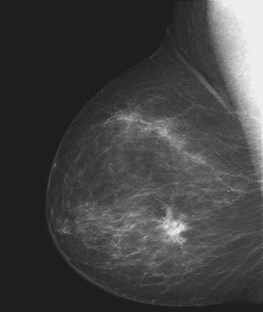
%> input picture Fig0304(a)(breast_digital_Xray).tif, 263 x 312 px, shrunk from 482 x 571 before the run
$ octave grayleveltransform.m   (GNU Octave 9; MATLAB toolbox functions it lacks are replaced by stand-ins)
%> lines starting %> are read from the running program, lines starting %| are printed output that depends on the picture; in (x1, y1, x2, y2) boxes, pixels count from 0 and x2, y2 are one past the last pixel; in counts of white or black regions, pixels touching at a corner belong together; the program's own positions count from 1
%% Negative
f = imread('Fig0304(a)(breast_digital_Xray).tif');
%> f is the input picture: size 312x263 uint8; min 28, max 243, mean 66.7
[p,q] = size(f);
%> p = 312; q = 263
m = max(f(:));
%> m = 243
z = zeros(p,q);
for i=1:p
    for j=1:q
        z(i,j) = (m - 1 -f(i,j));
    end
end
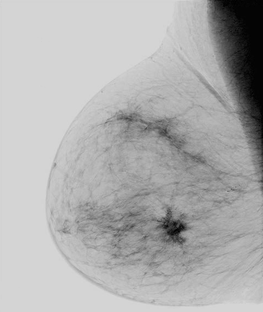
%> z: size 312x263 double; min 0, max 214, mean 175.3
figure, imshow(f);
% Display and title output.
subplot (1,2,1);
imagesc(f);
title('Input Image');

subplot (1,2,2);
imagesc (z);
title('Output Image');

%% Logarthim transform

f = imread('Fig0305(a)(DFT_no_log).tif');
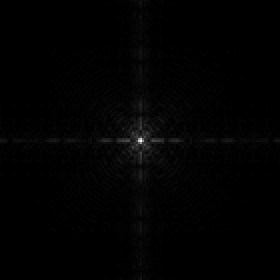
%> input picture Fig0305(a)(DFT_no_log).tif, 140 x 140 px, shrunk from 256 x 256 before the run (shown 2 times larger)
%> f is the input picture: size 140x140 uint8; min 0, max 247, mean 2.1
[p,q] = size(f);
%> p = 140; q = 140
m = max(f(:));
%> m = 247
z = zeros(p,q);
f= double(f);
%> f: size 140x140 double
for i=1:p
    for j=1:q
        z(i,j) = 2*log10(2+f(i,j));
    end
end
%> z: size 140x140 double
figure, imshow(f);
%> after `imshow(f)`:
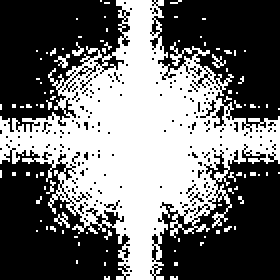
%> displayed picture: size 140x140, on the screen's scale of 0 to 255 (shown 2 times larger); 43% white; 94 white regions (90 under 20 px), largest, box (x1, y1, x2, y2) and area: (0, 0, 140, 140) 8064, (27, 106, 35, 114) 25, (27, 27, 35, 34) 23, (106, 27, 113, 34) 20
% Display and title output.
subplot (1,2,1);
imagesc(f);
title('Input Image');

subplot (1,2,2);
imagesc (z);
title('Output Image');

%% power-Law Transform
f = imread('Fig0309(a)(washed_out_aerial_image).tif');
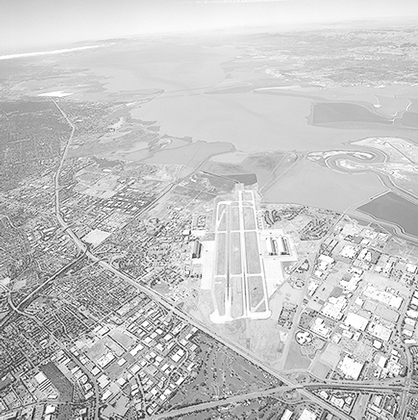
%> input picture Fig0309(a)(washed_out_aerial_image).tif, 418 x 420 px, shrunk from 765 x 769 before the run
%> f is the input picture: size 420x418 uint8; min 5, max 255, mean 197
[p,q] = size(f);
%> p = 420; q = 418
m = max(f(:));
%> m = 255
z = zeros(p,q);
y = zeros(p,q);
w = zeros(p,q);
f= double(f);
%> f: size 420x418 double
for i=1:p
    for j=1:q
        z(i,j) = f(i,j)^(3);
        y(i,j) = f(i,j)^(7);
        w(i,j) = f(i,j)^(5);
    end
end
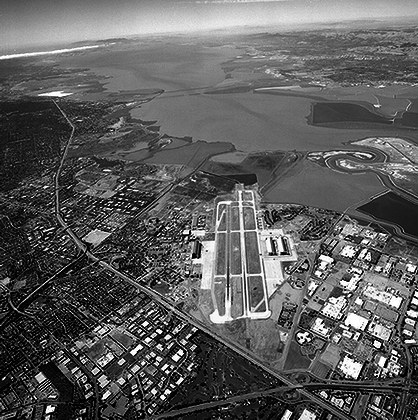
%> w: size 420x418 double; min 3125, max 1.08e+12, mean 393395126856; drawn with min black and max white
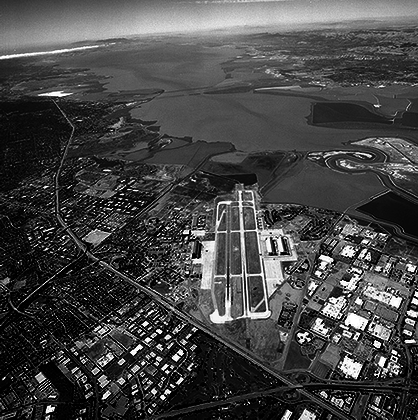
%> y: size 420x418 double; min 78125, max 7.01e+16, mean 1.92e+16; drawn with min black and max white
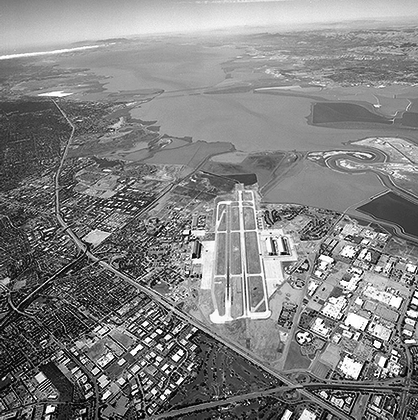
%> z: size 420x418 double; min 125, max 16581375, mean 8467824.6; drawn with min black and max white
figure, imshow(f);
% Display and title output.
subplot (2,2,1);
imagesc(f);
title('Input Image');

subplot (2,2,2);
imagesc (z);
title('Output Image');

subplot (2,2,3);
imagesc (y);
title('Output Image');

subplot (2,2,4);
imagesc (w);
title('Output Image');
